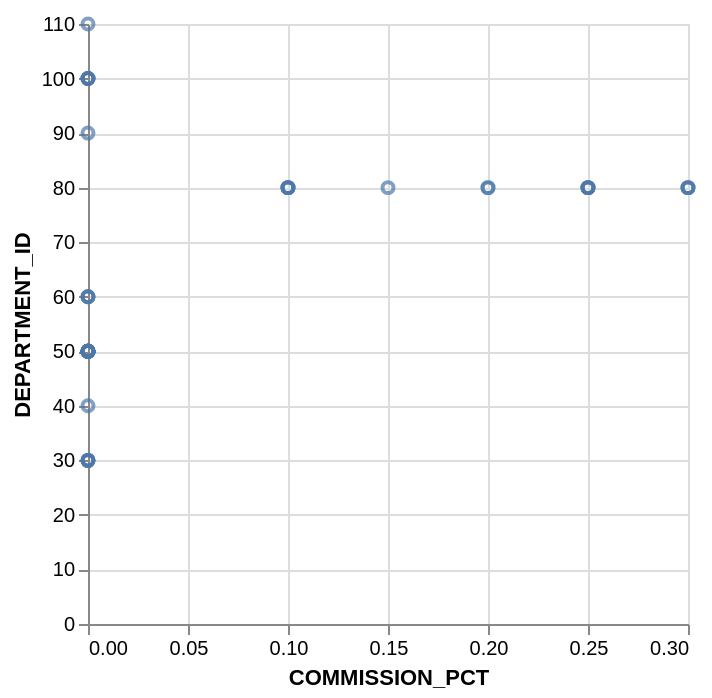

Describe this chart as a Vega-Lite specification.
### Vega-Lite specification from a JSON file in a GitHub repository (floating-point values rounded to 4 significant figures)
{"data": {"values": [{"x_data": 0, "y_data": 90}, {"x_data": 0, "y_data": 110}, {"x_data": 0.25, "y_data": 80}, {"x_data": 0, "y_data": 30}, {"x_data": 0.3, "y_data": 80}, {"x_data": 0.2, "y_data": 80}, {"x_data": 0.25, "y_data": 80}, {"x_data": 0.15, "y_data": 80}, {"x_data": 0, "y_data": 60}, {"x_data": 0, "y_data": 100}, {"x_data": 0.25, "y_data": 80}, {"x_data": 0, "y_data": 50}, {"x_data": 0.2, "y_data": 80}, {"x_data": 0.3, "y_data": 80}, {"x_data": 0, "y_data": 100}, {"x_data": 0, "y_data": 100}, {"x_data": 0.3, "y_data": 80}, {"x_data": 0.25, "y_data": 80}, {"x_data": 0, "y_data": 100}, {"x_data": 0.1, "y_data": 80}, {"x_data": 0, "y_data": 50}, {"x_data": 0, "y_data": 40}, {"x_data": 0.1, "y_data": 80}, {"x_data": 0.1, "y_data": 80}, {"x_data": 0.1, "y_data": 80}, {"x_data": 0, "y_data": 60}, {"x_data": 0, "y_data": 60}, {"x_data": 0, "y_data": 50}, {"x_data": 0, "y_data": 50}, {"x_data": 0, "y_data": 50}, {"x_data": 0, "y_data": 50}, {"x_data": 0, "y_data": 50}, {"x_data": 0, "y_data": 50}, {"x_data": 0, "y_data": 50}, {"x_data": 0, "y_data": 50}, {"x_data": 0, "y_data": 30}, {"x_data": 0, "y_data": 50}, {"x_data": 0, "y_data": 30}, {"x_data": 0, "y_data": 30}, {"x_data": 0, "y_data": 50}, {"x_data": 0, "y_data": 50}, {"x_data": 0, "y_data": 50}, {"x_data": 0, "y_data": 50}, {"x_data": 0, "y_data": 50}, {"x_data": 0, "y_data": 50}, {"x_data": 0, "y_data": 50}, {"x_data": 0, "y_data": 50}, {"x_data": 0, "y_data": 50}]}, "mark": "point", "encoding": {"x": {"field": "x_data", "type": "quantitative", "title": "COMMISSION_PCT"}, "y": {"field": "y_data", "type": "quantitative", "title": "DEPARTMENT_ID"}}}
